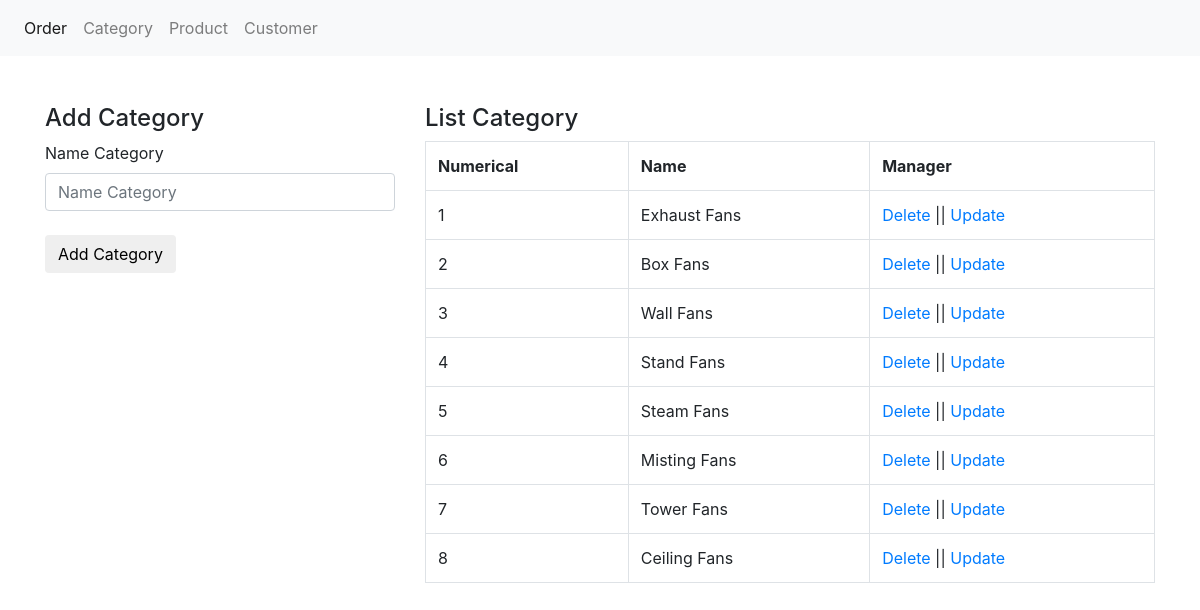
The app's page /db/admin/xulydanhmuc.php (signed in) with its own data.
### tables this page shows
CREATE TABLE `category` (
  `id_category` int(11) NOT NULL,
  `name` varchar(255) NOT NULL
);

### db/admin/xulydanhmuc.php (the view, shortened to what this page needs)
<?php
	include '../connect.php'
?>
<!DOCTYPE html>
<html lang="en">
<head>
	<link href="../../css/bootstrap.css" rel="stylesheet" type="text/css" media="all" />
</head>
<body>
	<nav class="navbar navbar-expand-lg navbar-light bg-light">
	  <div class="collapse navbar-collapse" id="navbarNav">
	    <ul class="navbar-nav">
	      <li class="nav-item active">
	        <a class="nav-link" href="xulydonhang.php">Order <span class="sr-only">(current)</span></a>
	      </li>
	      <li class="nav-item">
	        <a class="nav-link" href="xulydanhmuc.php">Category</a>
	      </li>
	      <li class="nav-item">
	        <a class="nav-link" href="xulysanpham.php">Product</a>
	      </li>
	       <li class="nav-item">
	         <a class="nav-link" href="xulykhachhang.php">Customer</a>
	      </li>
	    </ul>
	  </div>
	</nav><br><br>
	<div class="container">
		<div class="row">
			<?php
			if(isset($_GET['quanly'])=='capnhat'){
				$id_capnhat = $_GET['id'];
				$sql_capnhat = mysqli_query($con,"SELECT * FROM category WHERE id_category='$id_capnhat'");
				$row_capnhat = mysqli_fetch_array($sql_capnhat);
				?>
				<div class="col-md-4">
				<h4>Cập nhật danh mục</h4>
				<label>Tên danh mục</label>
				<form action="" method="POST">
					<input type="text" class="form-control" name="danhmuc" value="<?php echo $row_capnhat['name'] ?>"><br>
					<input type="hidden" class="form-control" name="id_danhmuc" value="<?php echo $row_capnhat['id_category'] ?>">
					<input type="submit" name="capnhatdanhmuc" value="Cập nhật danh mục" class="btn btn-default">
				</form>
				</div>
			<?php
			}else{
				?>
				<div class="col-md-4">
				<h4>Add Category</h4>
				<label>Name Category</label>
				<form action="" method="POST">
					<input type="text" class="form-control" name="danhmuc" placeholder="Name Category"><br>
					<input type="submit" name="themdanhmuc" value="Add Category" class="btn btn-default">
				</form>
				</div>
				<?php
			}
				?>
			<div class="col-md-8">
				<h4>List Category</h4>
				<?php
				$sql_select = mysqli_query($con,"SELECT * FROM category ORDER BY id_category DESC");
				?>
				<table class="table table-bordered ">
					<tr>
						<th>Numerical</th>
						<th>Name</th>
						<th>Manager</th>
					</tr>
					<?php
					$i = 0;
					while($row_category = mysqli_fetch_array($sql_select)){
						$i++;
					?>
					<tr>
						<td><?php echo $i; ?></td>
						<td><?php echo $row_category['name'] ?></td>
						<td><a href="?xoa=<?php echo $row_category['id_category'] ?>">Delete</a> || <a href="?quanly=capnhat&id=<?php echo $row_category['id_category'] ?>">Update</a></td>
					</tr>
					<?php
					}
					?>
				</table>
			</div>
		</div>
	</div>
</body>
</html>

### records on screen
category: name "Exhaust Fans"
category: name "Box Fans"
category: name "Wall Fans"
category: name "Stand Fans"
category: name "Steam Fans"
category: name "Misting Fans"
category: name "Tower Fans"
category: name "Ceiling Fans"
